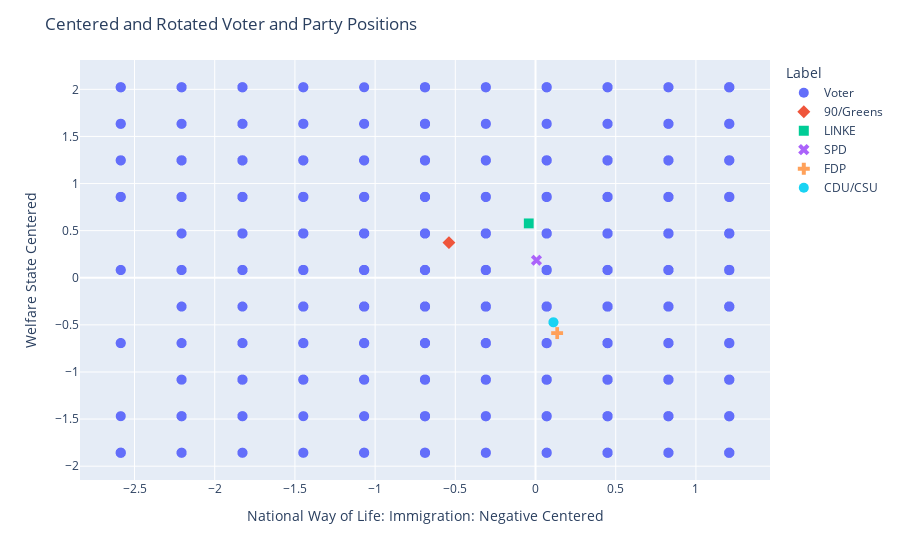

Notebook cell for this chart:
### Code cell
concatenated_df = pd.concat([voter_centered, party_centered], ignore_index=True)

fig = px.scatter(
    concatenated_df,
    x=f"{x_var} Centered",
    y=f"{y_var} Centered",
    color='Label',
    symbol='Label')
fig.update_traces(marker=dict(size=10))
fig.update_layout(title='Centered and Rotated Voter and Party Positions')
fig.show()

### Figure 1 — Plotly figure (JSON) as saved in the notebook; plotly's stock layout.template omitted (floating-point values rounded to 4 significant figures; data arrays with more than 128 entries replaced by an {"elided": "..."} marker saying what was removed)
{"data": [{"hovertemplate": "Label=Voter<br>National Way of Life: Immigration: Negative Centered=%{x}<br>Welfare State Centered=%{y}<extra></extra>", "legendgroup": "Voter", "marker": {"color": "#636efa", "size": 10, "symbol": "circle"}, "mode": "markers", "name": "Voter", "showlegend": true, "type": "scattergl", "x": {"elided": "2115 float values"}, "xaxis": "x", "y": {"elided": "2115 float values"}, "yaxis": "y"}, {"hovertemplate": "Label=90/Greens<br>National Way of Life: Immigration: Negative Centered=%{x}<br>Welfare State Centered=%{y}<extra></extra>", "legendgroup": "90/Greens", "marker": {"color": "#EF553B", "size": 10, "symbol": "diamond"}, "mode": "markers", "name": "90/Greens", "showlegend": true, "type": "scattergl", "x": [-0.5397], "xaxis": "x", "y": [0.3728], "yaxis": "y"}, {"hovertemplate": "Label=LINKE<br>National Way of Life: Immigration: Negative Centered=%{x}<br>Welfare State Centered=%{y}<extra></extra>", "legendgroup": "LINKE", "marker": {"color": "#00cc96", "size": 10, "symbol": "square"}, "mode": "markers", "name": "LINKE", "showlegend": true, "type": "scattergl", "x": [-0.04221], "xaxis": "x", "y": [0.5777], "yaxis": "y"}, {"hovertemplate": "Label=SPD<br>National Way of Life: Immigration: Negative Centered=%{x}<br>Welfare State Centered=%{y}<extra></extra>", "legendgroup": "SPD", "marker": {"color": "#ab63fa", "size": 10, "symbol": "x"}, "mode": "markers", "name": "SPD", "showlegend": true, "type": "scattergl", "x": [0.005913], "xaxis": "x", "y": [0.1857], "yaxis": "y"}, {"hovertemplate": "Label=FDP<br>National Way of Life: Immigration: Negative Centered=%{x}<br>Welfare State Centered=%{y}<extra></extra>", "legendgroup": "FDP", "marker": {"color": "#FFA15A", "size": 10, "symbol": "cross"}, "mode": "markers", "name": "FDP", "showlegend": true, "type": "scattergl", "x": [0.1352], "xaxis": "x", "y": [-0.5877], "yaxis": "y"}, {"hovertemplate": "Label=CDU/CSU<br>National Way of Life: Immigration: Negative Centered=%{x}<br>Welfare State Centered=%{y}<extra></extra>", "legendgroup": "CDU/CSU", "marker": {"color": "#19d3f3", "size": 10, "symbol": "circle"}, "mode": "markers", "name": "CDU/CSU", "showlegend": true, "type": "scattergl", "x": [0.1116], "xaxis": "x", "y": [-0.4724], "yaxis": "y"}], "layout": {"legend": {"title": {"text": "Label"}, "tracegroupgap": 0}, "margin": {"t": 60}, "title": {"text": "Centered and Rotated Voter and Party Positions"}, "xaxis": {"anchor": "y", "domain": [0, 1], "title": {"text": "National Way of Life: Immigration: Negative Centered"}}, "yaxis": {"anchor": "x", "domain": [0, 1], "title": {"text": "Welfare State Centered"}}}}
